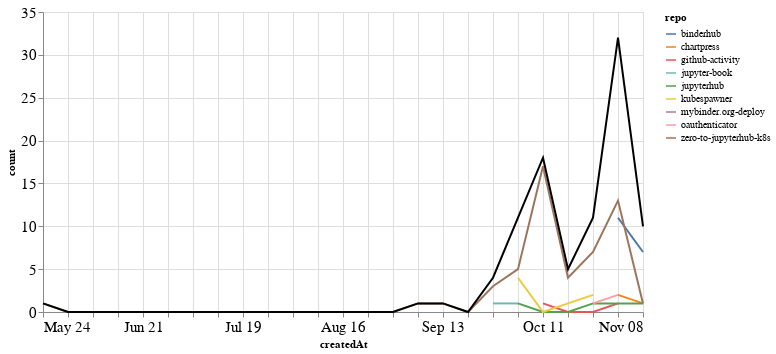

Notebook code cell kept with this figure:
### Markdown cell above
## PRs

### Code cell
prs_time = prs.groupby('repo').resample('W', on='createdAt').count()['author'].reset_index()
prs_time = prs_time.rename(columns={'author': 'count'})
prs_time_total = prs_time.groupby('createdAt').agg({"count": "sum"}).reset_index()

ch1 = alt.Chart(prs_time, width=600).mark_line().encode(
    x='createdAt',
    y='count',
    color='repo',
    tooltip="repo"
)

ch2 = alt.Chart(prs_time_total, width=600).mark_line(color="black").encode(
    x='createdAt',
    y='count',
)

ch1 + ch2

### Figure 1 — Vega-Lite specification as saved in the notebook (floating-point values rounded to 4 significant figures)
{"config": {"axisLeft": {"labelFontSize": 15}, "axisBottom": {"labelFontSize": 15}}, "layer": [{"data": {"name": "data-abe0c6265f2c904fc6d90b70aad15aa1"}, "mark": "line", "encoding": {"color": {"type": "nominal", "field": "repo"}, "tooltip": {"type": "nominal", "field": "repo"}, "x": {"type": "temporal", "field": "createdAt"}, "y": {"type": "quantitative", "field": "count"}}, "width": 600}, {"data": {"name": "data-569747bfb67ae34667984eef44a3f52e"}, "mark": {"type": "line", "color": "black"}, "encoding": {"x": {"type": "temporal", "field": "createdAt"}, "y": {"type": "quantitative", "field": "count"}}, "width": 600}], "$schema": "https://vega.github.io/schema/vega-lite/v4.8.1.json", "datasets": {"data-abe0c6265f2c904fc6d90b70aad15aa1": [{"repo": "binderhub", "createdAt": "2020-11-01T00:00:00", "count": 11}, {"repo": "binderhub", "createdAt": "2020-11-08T00:00:00", "count": 7}, {"repo": "chartpress", "createdAt": "2020-11-01T00:00:00", "count": 2}, {"repo": "chartpress", "createdAt": "2020-11-08T00:00:00", "count": 1}, {"repo": "github-activity", "createdAt": "2020-10-11T00:00:00", "count": 1}, {"repo": "github-activity", "createdAt": "2020-10-18T00:00:00", "count": 0}, {"repo": "github-activity", "createdAt": "2020-10-25T00:00:00", "count": 0}, {"repo": "github-activity", "createdAt": "2020-11-01T00:00:00", "count": 1}, {"repo": "jupyter-book", "createdAt": "2020-09-27T00:00:00", "count": 1}, {"repo": "jupyter-book", "createdAt": "2020-10-04T00:00:00", "count": 1}, {"repo": "jupyterhub", "createdAt": "2020-10-04T00:00:00", "count": 1}, {"repo": "jupyterhub", "createdAt": "2020-10-11T00:00:00", "count": 0}, {"repo": "jupyterhub", "createdAt": "2020-10-18T00:00:00", "count": 0}, {"repo": "jupyterhub", "createdAt": "2020-10-25T00:00:00", "count": 1}, {"repo": "jupyterhub", "createdAt": "2020-11-01T00:00:00", "count": 1}, {"repo": "jupyterhub", "createdAt": "2020-11-08T00:00:00", "count": 1}, {"repo": "kubespawner", "createdAt": "2020-10-04T00:00:00", "count": 4}, {"repo": "kubespawner", "createdAt": "2020-10-11T00:00:00", "count": 0}, {"repo": "kubespawner", "createdAt": "2020-10-18T00:00:00", "count": 1}, {"repo": "kubespawner", "createdAt": "2020-10-25T00:00:00", "count": 2}, {"repo": "mybinder.org-deploy", "createdAt": "2020-11-01T00:00:00", "count": 2}, {"repo": "oauthenticator", "createdAt": "2020-10-25T00:00:00", "count": 1}, {"repo": "oauthenticator", "createdAt": "2020-11-01T00:00:00", "count": 2}, {"repo": "zero-to-jupyterhub-k8s", "createdAt": "2020-05-24T00:00:00", "count": 1}, {"repo": "zero-to-jupyterhub-k8s", "createdAt": "2020-05-31T00:00:00", "count": 0}, {"repo": "zero-to-jupyterhub-k8s", "createdAt": "2020-06-07T00:00:00", "count": 0}, {"repo": "zero-to-jupyterhub-k8s", "createdAt": "2020-06-14T00:00:00", "count": 0}, {"repo": "zero-to-jupyterhub-k8s", "createdAt": "2020-06-21T00:00:00", "count": 0}, {"repo": "zero-to-jupyterhub-k8s", "createdAt": "2020-06-28T00:00:00", "count": 0}, {"repo": "zero-to-jupyterhub-k8s", "createdAt": "2020-07-05T00:00:00", "count": 0}, {"repo": "zero-to-jupyterhub-k8s", "createdAt": "2020-07-12T00:00:00", "count": 0}, {"repo": "zero-to-jupyterhub-k8s", "createdAt": "2020-07-19T00:00:00", "count": 0}, {"repo": "zero-to-jupyterhub-k8s", "createdAt": "2020-07-26T00:00:00", "count": 0}, {"repo": "zero-to-jupyterhub-k8s", "createdAt": "2020-08-02T00:00:00", "count": 0}, {"repo": "zero-to-jupyterhub-k8s", "createdAt": "2020-08-09T00:00:00", "count": 0}, {"repo": "zero-to-jupyterhub-k8s", "createdAt": "2020-08-16T00:00:00", "count": 0}, {"repo": "zero-to-jupyterhub-k8s", "createdAt": "2020-08-23T00:00:00", "count": 0}, {"repo": "zero-to-jupyterhub-k8s", "createdAt": "2020-08-30T00:00:00", "count": 0}, {"repo": "zero-to-jupyterhub-k8s", "createdAt": "2020-09-06T00:00:00", "count": 1}, {"repo": "zero-to-jupyterhub-k8s", "createdAt": "2020-09-13T00:00:00", "count": 1}, {"repo": "zero-to-jupyterhub-k8s", "createdAt": "2020-09-20T00:00:00", "count": 0}, {"repo": "zero-to-jupyterhub-k8s", "createdAt": "2020-09-27T00:00:00", "count": 3}, {"repo": "zero-to-jupyterhub-k8s", "createdAt": "2020-10-04T00:00:00", "count": 5}, {"repo": "zero-to-jupyterhub-k8s", "createdAt": "2020-10-11T00:00:00", "count": 17}, {"repo": "zero-to-jupyterhub-k8s", "createdAt": "2020-10-18T00:00:00", "count": 4}, {"repo": "zero-to-jupyterhub-k8s", "createdAt": "2020-10-25T00:00:00", "count": 7}, {"repo": "zero-to-jupyterhub-k8s", "createdAt": "2020-11-01T00:00:00", "count": 13}, {"repo": "zero-to-jupyterhub-k8s", "createdAt": "2020-11-08T00:00:00", "count": 1}], "data-569747bfb67ae34667984eef44a3f52e": [{"createdAt": "2020-05-24T00:00:00", "count": 1}, {"createdAt": "2020-05-31T00:00:00", "count": 0}, {"createdAt": "2020-06-07T00:00:00", "count": 0}, {"createdAt": "2020-06-14T00:00:00", "count": 0}, {"createdAt": "2020-06-21T00:00:00", "count": 0}, {"createdAt": "2020-06-28T00:00:00", "count": 0}, {"createdAt": "2020-07-05T00:00:00", "count": 0}, {"createdAt": "2020-07-12T00:00:00", "count": 0}, {"createdAt": "2020-07-19T00:00:00", "count": 0}, {"createdAt": "2020-07-26T00:00:00", "count": 0}, {"createdAt": "2020-08-02T00:00:00", "count": 0}, {"createdAt": "2020-08-09T00:00:00", "count": 0}, {"createdAt": "2020-08-16T00:00:00", "count": 0}, {"createdAt": "2020-08-23T00:00:00", "count": 0}, {"createdAt": "2020-08-30T00:00:00", "count": 0}, {"createdAt": "2020-09-06T00:00:00", "count": 1}, {"createdAt": "2020-09-13T00:00:00", "count": 1}, {"createdAt": "2020-09-20T00:00:00", "count": 0}, {"createdAt": "2020-09-27T00:00:00", "count": 4}, {"createdAt": "2020-10-04T00:00:00", "count": 11}, {"createdAt": "2020-10-11T00:00:00", "count": 18}, {"createdAt": "2020-10-18T00:00:00", "count": 5}, {"createdAt": "2020-10-25T00:00:00", "count": 11}, {"createdAt": "2020-11-01T00:00:00", "count": 32}, {"createdAt": "2020-11-08T00:00:00", "count": 10}]}}
